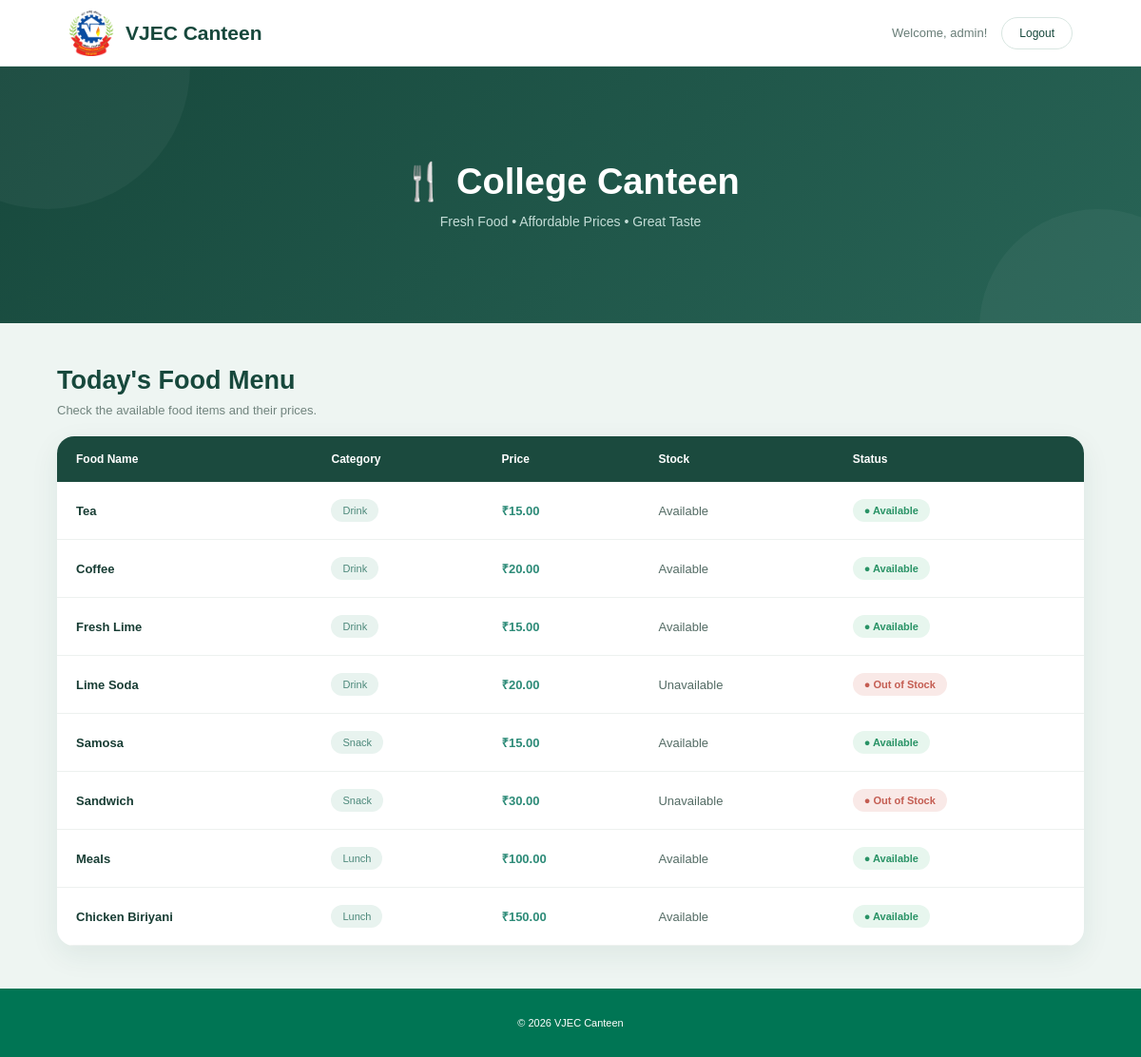
Screenshot of /home/ (signed in) with the database file from the repository.
### canteen/models.py (models this page shows, shortened)
class StockItem(models.Model):
    item_name = models.CharField(max_length = 100)
    category = models.CharField(max_length=100)
    stock = models.CharField(max_length=100)
    price = models.DecimalField(max_digits = 10,decimal_places = 2)

### canteen/views.py (the view)
# urls.py: path('home/', views.home, name='home'),
def home(request):
    food_items = StockItem.objects.all()
    return render(request, 'home.html', {'food_items': food_items})

### canteen/templates/home.html (shortened to what this page needs)
{% load static %}
<!DOCTYPE html>
<html lang="en">
<head>
    <link rel="stylesheet" href="{% static 'styles/home.css' %}?v=3">
</head>
<body>
    <nav class="navbar">
        <div class="nav-left">
            <img src="{% static 'images/vjec-logo.png' %}" alt="VJEC Logo" class="vjec-logo">
            <h1>
                VJEC Canteen
            </h1>
        </div>
        <div class="nav-right">
            {% if user.is_authenticated %}
            <span>
                Welcome, {{ user.username }}!
            </span>
            <a href="{% url 'login' %}" class="nav-link">
                Logout
            </a>
            {% endif %}
        </div>
    </nav>
    <header>
        <div>
            <h1>
                🍴 College Canteen
            </h1>
            <p>
                Fresh Food • Affordable Prices • Great Taste
            </p>
        </div>
    </header>
    <main class="container">
        <div class="title">
            <h2>
                Today's Food Menu
            </h2>
            <p>
                Check the available food items and their prices.
            </p>
        </div>
        <div class="table-container">
            <table>
                <thead>
                    <tr>
                        <th>
                            Food Name
                        </th>
                        <th>
                            Category
                        </th>
                        <th>
                            Price
                        </th>
                        <th>
                            Stock
                        </th>
                        <th>
                            Status
                        </th>
                    </tr>
                </thead>
                <tbody>
                    {% for food in food_items %}
                    <tr>
                        <td>
                            <span class="food-name">
                                {{ food.item_name }}
                            </span>
                        </td>
                        <td>
                            <span class="category">
                                {{ food.category }}
                            </span>
                        </td>
                        <td>
                            <span class="price">
                                ₹{{ food.price }}
                            </span>
                        </td>
                        <td>
                            <span class="stock">
                                {{ food.stock }}
                            </span>
                        </td>
                        <td>
                            {% if food.stock == "Available" %}
                            <span class="available">
                                ● Available
                            </span>
                            {% else %}
                            <span class="out-stock">
                                ● Out of Stock
                            </span>
                            {% endif %}
                        </td>
                    </tr>
                    {% endfor %}
                </tbody>
            </table>
        </div>
    </main>
    <footer>
        <p>
            © 2026 VJEC Canteen
        </p>
    </footer>
</body>
</html>

### canteen/static/styles/home.css (style rules this page uses)
* { margin: 0; padding: 0; box-sizing: border-box; }
body { font-family: Arial, sans-serif; background: #eef5f2; color: #183d34; }
.navbar { height: 70px; display: flex; align-items: center; justify-content: space-between; padding: 0 6%; background: #ffffff; border-bottom: 1px solid #e1ebe7; box-shadow: 0 3px 15px rgba(0, 0, 0, 0.06); }
.nav-left { display: flex; align-items: center; gap: 12px; }
.nav-left .vjec-logo { width: 48px; height: 48px; object-fit: contain; }
.nav-left h1 { color: #17483c; font-size: 21px; }
.nav-right { display: flex; align-items: center; gap: 15px; }
.nav-right span { color: #687d77; font-size: 13px; }
.nav-link { text-decoration: none; color: #17483c; padding: 9px 18px; border: 1px solid #d8e6e1; border-radius: 20px; font-size: 12px; transition: 0.3s; }
header { min-height: 270px; display: flex; align-items: center; justify-content: center; text-align: center; padding: 40px 20px; color: white; background: linear-gradient(135deg, #17483c, #286456); position: relative; overflow: hidden; }
header::before { content: ""; position: absolute; width: 300px; height: 300px; border-radius: 50%; background: rgba(255, 255, 255, 0.04); left: -100px; top: -150px; }
header::after { content: ""; position: absolute; width: 250px; height: 250px; border-radius: 50%; background: rgba(255, 255, 255, 0.04); right: -80px; bottom: -130px; }
header h1 { font-size: 38px; margin-bottom: 12px; position: relative; z-index: 2; }
header p { color: #c4ddd7; font-size: 14px; position: relative; z-index: 2; }
.container { width: 90%; max-width: 1100px; margin: 45px auto; }
.title { margin-bottom: 20px; }
.title h2 { color: #17483c; font-size: 27px; margin-bottom: 8px; }
.title p { color: #71847e; font-size: 13px; }
.table-container { background: white; border-radius: 18px; overflow-x: auto; box-shadow: 0 10px 30px rgba(27, 74, 62, 0.08); }
table { width: 100%; border-collapse: collapse; min-width: 650px; }
thead { background: #1b4a3e; }
th { color: white; text-align: left; padding: 17px 20px; font-size: 12px; }
td { padding: 18px 20px; border-bottom: 1px solid #edf1ef; font-size: 13px; }
.food-name { color: #183d34; font-weight: 600; }
.category { display: inline-block; background: #e8f3ef; color: #4d897b; padding: 6px 12px; border-radius: 20px; font-size: 11px; }
.price { color: #2d8b78; font-weight: bold; }
.stock { color: #536b64; }
.available { display: inline-block; background: #e7f6ee; color: #299366; padding: 6px 12px; border-radius: 20px; font-size: 11px; font-weight: bold; }
.out-stock { display: inline-block; background: #f9e9e7; color: #c45d52; padding: 6px 12px; border-radius: 20px; font-size: 11px; font-weight: bold; }
footer { text-align: center; padding: 30px; background-color: #007554; color: #ffffff; font-size: 11px; }

### rows the page displays
StockItem: item_name "Tea", category "Drink", price "15.00", stock "Available", shows "● Available"
StockItem: item_name "Coffee", category "Drink", price "20.00", stock "Available", shows "● Available"
StockItem: item_name "Fresh Lime", category "Drink", price "15.00", stock "Available", shows "● Available"
StockItem: item_name "Lime Soda", category "Drink", price "20.00", stock "Unavailable", shows "● Out of Stock"
StockItem: item_name "Samosa", category "Snack", price "15.00", stock "Available", shows "● Available"
StockItem: item_name "Sandwich", category "Snack", price "30.00", stock "Unavailable", shows "● Out of Stock"
StockItem: item_name "Meals", category "Lunch", price "100.00", stock "Available", shows "● Available"
StockItem: item_name "Chicken Biriyani", category "Lunch", price "150.00", stock "Available", shows "● Available"

### other values shown
{{ user.username }} "admin"
